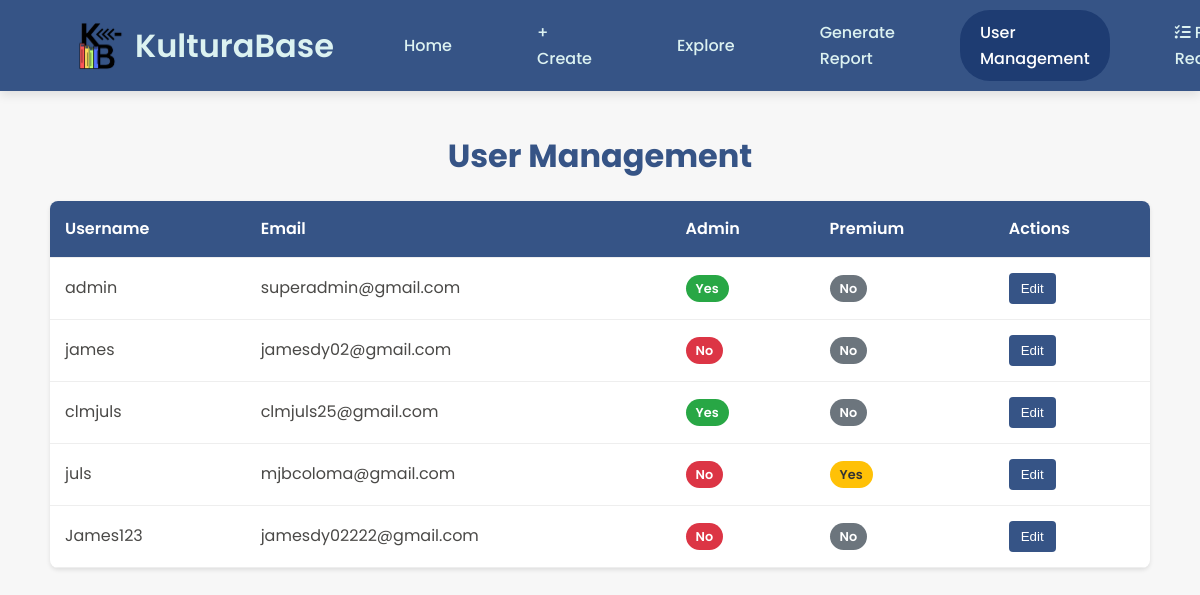
The page /user/user_management.php (signed in) on the database as committed earlier.
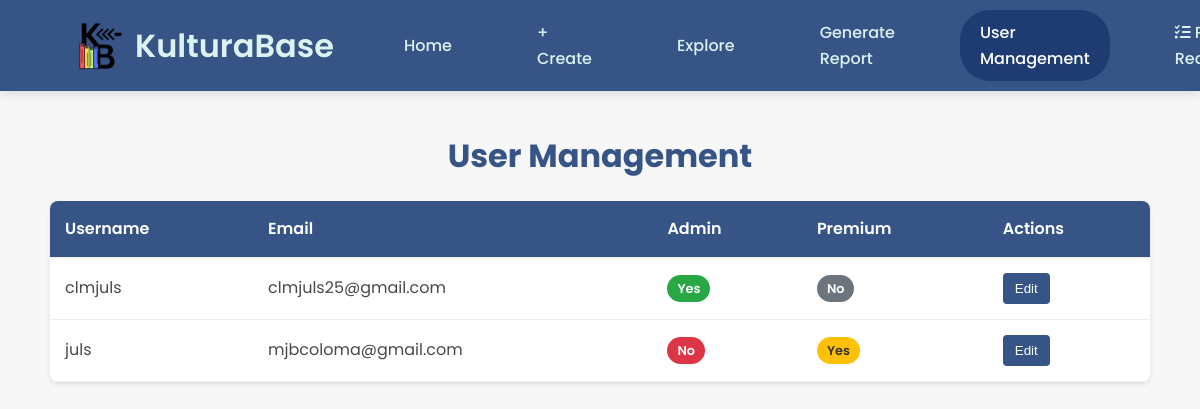
The same page on the database as committed later.
### tables this page shows
CREATE TABLE `users` (
  `id` int(11) NOT NULL,
  `email` varchar(255) NOT NULL,
  `username` varchar(255) NOT NULL,
  `password` varchar(255) NOT NULL,
  `full_name` varchar(255) NOT NULL,
  `about` text DEFAULT NULL,
  `location` varchar(255) DEFAULT NULL,
  `birthday` date DEFAULT NULL,
  `website` varchar(255) DEFAULT NULL,
  `skills` text DEFAULT NULL,
  `profile_picture` varchar(255) DEFAULT NULL,
  `isAdmin` tinyint(1) NOT NULL DEFAULT 0,
  `isPremium` tinyint(4) NOT NULL DEFAULT 0,
  `profile_background` varchar(255) DEFAULT NULL,
  `following_count` int(11) DEFAULT 0,
  `followers_count` int(11) DEFAULT 0
);

### user/user_management.php (the view, shortened to what this page needs)
<!DOCTYPE html>
<html lang="en">
<head>
    <link rel="stylesheet" href="https://cdnjs.cloudflare.com/ajax/libs/font-awesome/6.0.0-beta3/css/all.min.css">
</head>
<body>
    <?php
    require 'db_conn.php';
    $users_query = $conn->query("SELECT * FROM users ORDER BY id ASC");
    $users = $users_query->fetch_all(MYSQLI_ASSOC);
    include 'components/layout/admin/navbar.php';
    ?>
    <div class="container">
        <h1 class="page-title">User Management</h1>
        <div class="user-table">
            <table>
                <thead>
                    <tr>
                        <th>Username</th>
                        <th>Email</th>
                        <th>Admin</th>
                        <th>Premium</th>
                        <th>Actions</th>
                    </tr>
                </thead>
                <tbody>
                    <?php foreach ($users as $user): ?>
                    <tr>
                        <td><?php echo htmlspecialchars($user['username']); ?></td>
                        <td><?php echo htmlspecialchars($user['email']); ?></td>
                        <td>
                            <span class="status-badge <?php echo $user['isAdmin'] ? 'active' : 'inactive'; ?>">
                                <?php echo $user['isAdmin'] ? 'Yes' : 'No'; ?>
                            </span>
                        </td>
                        <td>
                            <span class="status-badge <?php echo $user['isPremium'] ? 'premium' : 'standard'; ?>">
                                <?php echo $user['isPremium'] ? 'Yes' : 'No'; ?>
                            </span>
                        </td>
                        <td>
                            <button class="edit-btn" onclick="openEditModal(<?php echo $user['id']; ?>)">Edit</button>
                        </td>
                    </tr>
                    <?php endforeach; ?>
                </tbody>
            </table>
        </div>
    </div>
</body>
</html>

### user/components/layout/admin/navbar.php (shortened to what this page needs)
<div class="navbar">
        <div style="display: flex; align-items: center;">
            <a href="home.php" class="logo-link" style="display: flex; align-items: center; text-decoration: none;">
                <img src="assets/logo/logo.png" alt="Kulturifiko Logo">
                <h1>KulturaBase</h1>
            </a>
        </div>
        <div class="nav-links">
            <a href="home.php" <?php echo basename($_SERVER['PHP_SELF']) == 'home.php' ? 'class="active"' : ''; ?>>Home</a>
            <a href="create-post.php" <?php echo basename($_SERVER['PHP_SELF']) == 'create-post.php' ? 'class="active"' : ''; ?>>+ Create</a>
            <a href="explore.php" <?php echo basename($_SERVER['PHP_SELF']) == 'explore.php' ? 'class="active"' : ''; ?>>Explore</a>
            <a href="generate_report.php" <?php echo basename($_SERVER['PHP_SELF']) == 'generate_report.php' ? 'class="active"' : ''; ?>>Generate Report</a>
            <?php if (isset($_SESSION['isAdmin']) && $_SESSION['isAdmin'] == 1): ?>
            <a href="user_management.php" <?php echo basename($_SERVER['PHP_SELF']) == 'user_management.php' ? 'class="active"' : ''; ?>>User Management</a>
            <a href="post-requests.php" <?php echo basename($_SERVER['PHP_SELF']) == 'post-requests.php' ? 'class="active"' : ''; ?>>
                <i class="fas fa-tasks"></i> Post Requests
            </a>
            <?php endif; ?>
        </div>
    </div>

### user/components/layout/admin/navbar.php (style rules this page uses)
.navbar { display: flex; justify-content: space-between; align-items: center; background-color: #365486; padding: 10px 40px; position: fixed; width: 100%; top: 0; left: 0; right: 0; z-index: 1000; box-shadow: 0 4px 10px rgba(0, 0, 0, 0.1); box-sizing: border-box; }
.navbar img { height: 50px; width: 50px; }
.navbar h1 { color: #DCF2F1; font-size: 2rem; font-weight: 600; margin-left: 10px; }
.logo-link { background-color: transparent !important; }
.navbar a { color: #DCF2F1; text-decoration: none; margin: 0 15px; font-size: 1rem; font-weight: 500; padding: 10px 20px; border-radius: 30px; transition: background-color 0.3s ease, color 0.3s ease; }
.navbar a.active { background-color: #1e3c72; color: #fff; }
@media screen and (min-width: 1151px) { .nav-links { display: flex; align-items: center; gap: 15px; } }
.nav-links { display: flex; align-items: center; }

### user/user_management.php (style rules this page uses)
* { margin: 0; padding: 0; box-sizing: border-box; }
body { font-family: 'Poppins', sans-serif; background-color: #f7f7f7; color: #4A4947; line-height: 1.6; padding-top: 80px; }
.container { max-width: 1200px; margin: 0 auto; padding: 50px; }
.page-title { color: #365486; margin-bottom: 20px; font-size: 2rem; text-align: center; }
.user-table { background: white; border-radius: 8px; box-shadow: 0 2px 4px rgba(0,0,0,0.1); overflow: hidden; margin-bottom: 30px; }
table { width: 100%; border-collapse: collapse; }
th, td { padding: 15px; text-align: left; border-bottom: 1px solid #eee; }
th { background-color: #365486; color: white; font-weight: 600; }
.status-badge { padding: 5px 10px; border-radius: 20px; font-size: 0.8rem; font-weight: 600; }
.active { background-color: #28a745; color: white; }
.inactive { background-color: #dc3545; color: white; }
.premium { background-color: #ffc107; color: #333; }
.standard { background-color: #6c757d; color: white; }
.edit-btn { background-color: #365486; color: white; border: none; padding: 8px 12px; border-radius: 4px; cursor: pointer; transition: background-color 0.3s; }

Rows that differ between the two databases and show on the page:
removed users: username "admin", email "superadmin@gmail.com", isAdmin "Yes", isPremium "No"
removed users: username "james", email "jamesdy02@gmail.com", isAdmin "No", isPremium "No"
removed users: username "James123", email "jamesdy02222@gmail.com", isAdmin "No", isPremium "No"
